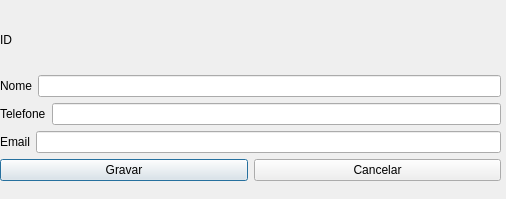
<?xml version="1.0" encoding="UTF-8"?>
<ui version="4.0">
 <class>fm_editar</class>
 <widget class="QDialog" name="fm_editar">
  <property name="geometry">
   <rect>
    <x>0</x>
    <y>0</y>
    <width>506</width>
    <height>199</height>
   </rect>
  </property>
  <property name="windowTitle">
   <string>Dialog</string>
  </property>
  <widget class="QWidget" name="">
   <property name="geometry">
    <rect>
     <x>0</x>
     <y>10</y>
     <width>501</width>
     <height>171</height>
    </rect>
   </property>
   <layout class="QVBoxLayout" name="verticalLayout_2">
    <item>
     <layout class="QHBoxLayout" name="horizontalLayout_5">
      <item>
       <widget class="QLabel" name="label_id">
        <property name="text">
         <string>ID</string>
        </property>
       </widget>
      </item>
      <item>
       <spacer name="horizontalSpacer">
        <property name="orientation">
         <enum>Qt::Horizontal</enum>
        </property>
        <property name="sizeHint" stdset="0">
         <size>
          <width>40</width>
          <height>20</height>
         </size>
        </property>
       </spacer>
      </item>
     </layout>
    </item>
    <item>
     <layout class="QVBoxLayout" name="verticalLayout">
      <item>
       <layout class="QHBoxLayout" name="horizontalLayout">
        <item>
         <widget class="QLabel" name="label_nome">
          <property name="text">
           <string>Nome</string>
          </property>
         </widget>
        </item>
        <item>
         <widget class="QLineEdit" name="ln_nome"/>
        </item>
       </layout>
      </item>
      <item>
       <layout class="QHBoxLayout" name="horizontalLayout_2">
        <item>
         <widget class="QLabel" name="label_tel">
          <property name="text">
           <string>Telefone</string>
          </property>
         </widget>
        </item>
        <item>
         <widget class="QLineEdit" name="ln_tel"/>
        </item>
       </layout>
      </item>
      <item>
       <layout class="QHBoxLayout" name="horizontalLayout_3">
        <item>
         <widget class="QLabel" name="label_email">
          <property name="text">
           <string>Email</string>
          </property>
         </widget>
        </item>
        <item>
         <widget class="QLineEdit" name="ln_email"/>
        </item>
       </layout>
      </item>
     </layout>
    </item>
    <item>
     <layout class="QHBoxLayout" name="horizontalLayout_4">
      <item>
       <widget class="QPushButton" name="btn_gravar">
        <property name="text">
         <string>Gravar</string>
        </property>
       </widget>
      </item>
      <item>
       <widget class="QPushButton" name="btn_cancelar">
        <property name="text">
         <string>Cancelar</string>
        </property>
       </widget>
      </item>
     </layout>
    </item>
   </layout>
  </widget>
 </widget>
 <resources/>
 <connections/>
</ui>
